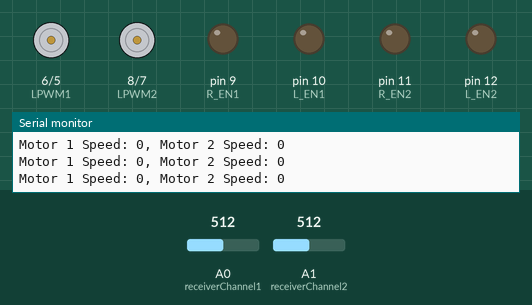
The sketch below on a simulated Arduino Uno, built with avr-gcc and run on an emulated ATmega328P. Shown: motor-driver pin pairs drawn as motors (green arrow = first pin HIGH = forward, orange = second pin HIGH = backward, longer = more drive), output pins drawn as LEDs (lit = HIGH), the last lines printed to the serial monitor. The inputs (shaded band) are chosen by the test bench; at power-on: A0 (receiverChannel1) = 512, A1 (receiverChannel2) = 512.

Above: at 1.2 s.
1.3 s: A0 (receiverChannel1) set to 547
At 2.5 s:
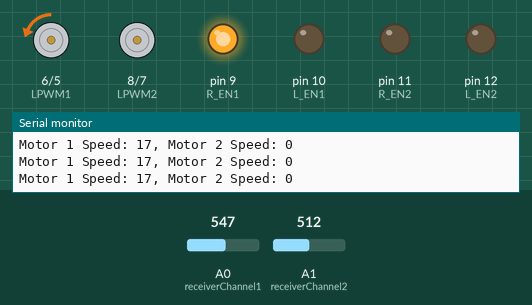
2.8 s: A1 (receiverChannel2) set to 547
At 4.0 s:
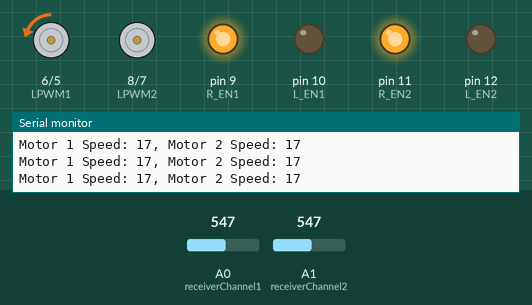
4.3 s: A0 (receiverChannel1) set to 511
At 5.5 s:
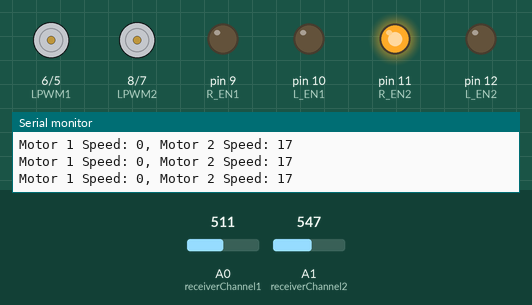
5.8 s: A1 (receiverChannel2) set to 750
8.8 s: A1 (receiverChannel2) set to 775
At 9.4 s:
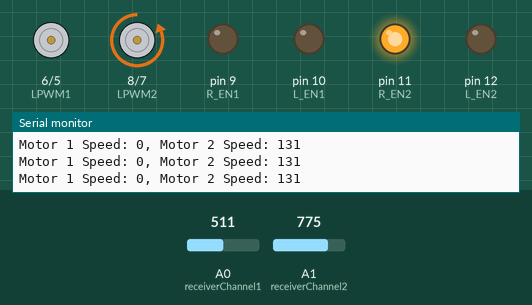
10.3 s: A0 (receiverChannel1) set to 306
At 11.0 s:
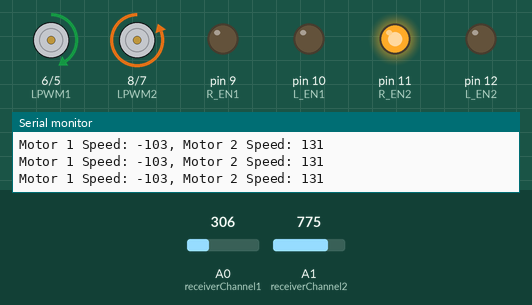
Timing chart, 0 to 12.8 s (numbered marks = the images above; inputs shaded):
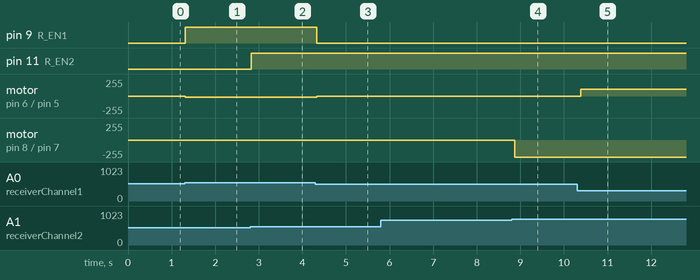

The sketch:

RC_control_v2.ino
```cpp
// Define dead zone threshold
const int DEAD_ZONE_THRESHOLD = 20; // Adjust as needed

// Motor pins
int RPWM1 = 5;
int LPWM1 = 6;
int R_EN1 = 9;
int L_EN1 = 10;

int RPWM2 = 7;
int LPWM2 = 8;
int R_EN2 = 11;
int L_EN2 = 12;

// Receiver pins
int receiverChannel1 = A0; // Connect the receiver channel 1 to analog pin A0
int receiverChannel2 = A1; // Connect the receiver channel 2 to analog pin A1

void setup() {
  // Set motor pins as outputs
  pinMode(RPWM1, OUTPUT);
  pinMode(LPWM1, OUTPUT);
  pinMode(R_EN1, OUTPUT);
  pinMode(L_EN1, OUTPUT);
  pinMode(RPWM2, OUTPUT);
  pinMode(LPWM2, OUTPUT);
  pinMode(R_EN2, OUTPUT);
  pinMode(L_EN2, OUTPUT);

  // Initialize EN pins to low (motors disabled)
  digitalWrite(R_EN1, LOW);
  digitalWrite(L_EN1, LOW);
  digitalWrite(R_EN2, LOW);
  digitalWrite(L_EN2, LOW);

  // Initialize Serial communication
  Serial.begin(9600);
}

void loop() {
  // Read remote control signals
  int throttle = analogRead(receiverChannel1); // Read throttle from channel 1
  int steering = analogRead(receiverChannel2); // Read steering from channel 2

  // Apply dead zone to throttle and steering signals
  if (abs(throttle - 512) < DEAD_ZONE_THRESHOLD) {
    throttle = 512; // Set throttle to neutral position
  }
  if (abs(steering - 512) < DEAD_ZONE_THRESHOLD) {
    steering = 512; // Set steering to neutral position
  }

  // Map the remote control signals to motor speeds
  int motorSpeed1 = map(throttle, 0, 1023, -255, 255); // Map throttle to motor speed (-255 to 255)
  int motorSpeed2 = map(steering, 0, 1023, -255, 255); // Map steering to motor speed (-255 to 255)

  // Apply motor speeds
  if (motorSpeed1 > 0) {
    digitalWrite(R_EN1, HIGH); // Enable motor 1
    analogWrite(RPWM1, motorSpeed1);
    analogWrite(LPWM1, 0);
  } else {
    digitalWrite(R_EN1, LOW); // Disable motor 1
    analogWrite(RPWM1, 0);
    analogWrite(LPWM1, -motorSpeed1);
  }

  if (motorSpeed2 > 0) {
    digitalWrite(R_EN2, HIGH); // Enable motor 2
    analogWrite(RPWM2, motorSpeed2);
    analogWrite(LPWM2, 0);
  } else {
    digitalWrite(R_EN2, LOW); // Disable motor 2
    analogWrite(RPWM2, 0);
    analogWrite(LPWM2, -motorSpeed2);
  }

  // Print motor speeds for debugging
  Serial.print("Motor 1 Speed: ");
  Serial.print(motorSpeed1);
  Serial.print(", Motor 2 Speed: ");
  Serial.println(motorSpeed2);

  // Add some delay if needed
  delay(100);
}
```

Measured:
- the behaviour switches between 531 and 532 on A0 (receiverChannel1) (found by bisection; images 0 and 1)
- the behaviour switches between 531 and 532 on A1 (receiverChannel2) (found by bisection; images 1 and 2)
- the behaviour switches between 768 and 769 on A1 (receiverChannel2) (found by bisection; images 3 and 4)
- after the input at 1.3 s, pin 9 (R_EN1): LOW → HIGH at once; motor on pin 6 (LPWM1) / pin 5 (RPWM1): stopped → backward 17/255 at once
- after the input at 2.8 s, pin 11 (R_EN2): LOW → HIGH at once
- after the input at 4.3 s, pin 9 (R_EN1): HIGH → LOW at once; motor on pin 6 (LPWM1) / pin 5 (RPWM1): backward 17/255 → stopped at once
- after the input at 8.8 s, motor on pin 8 (LPWM2) / pin 7 (RPWM2): stopped → backward 255/255 after 0.07 s
- after the input at 10.3 s, motor on pin 6 (LPWM1) / pin 5 (RPWM1): stopped → forward 103/255 after 0.09 s
